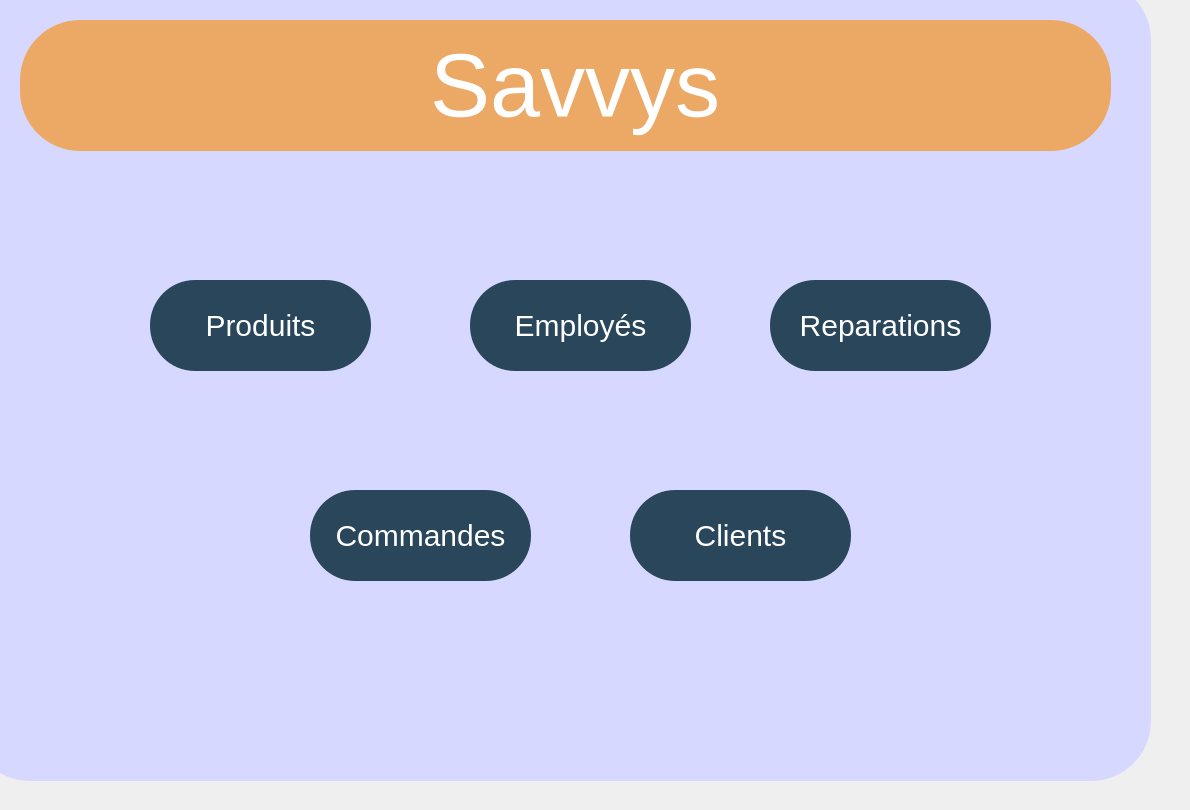
    <widget class="QWidget" name="choisir_">
     <widget class="QPushButton" name="commandes">
      <property name="geometry">
       <rect>
        <x>310</x>
        <y>490</y>
        <width>221</width>
        <height>91</height>
       </rect>
      </property>
      <property name="styleSheet">
       <string notr="true">QPushButton{
background:#29465B;
font-size:30px;
border-radius:45px;
color:white;
}

QPushButton:hover{
color:#3794AB;
border-radius:45px;
background:white;
font-size:30px;
}</string>
      </property>
      <property name="text">
       <string>Commandes</string>
      </property>
     </widget>
     <widget class="QPushButton" name="produits">
      <property name="geometry">
       <rect>
        <x>150</x>
        <y>280</y>
        <width>221</width>
        <height>91</height>
       </rect>
      </property>
      <property name="styleSheet">
       <string notr="true">QPushButton{
background:#29465B;
font-size:30px;
border-radius:45px;
color:white;
}

QPushButton:hover{
color:#3794AB;
border-radius:45px;
background:white;
font-size:30px;
}</string>
      </property>
      <property name="text">
       <string>Produits</string>
      </property>
     </widget>
     <widget class="QPushButton" name="reparations">
      <property name="geometry">
       <rect>
        <x>770</x>
        <y>280</y>
        <width>221</width>
        <height>91</height>
       </rect>
      </property>
      <property name="styleSheet">
       <string notr="true">QPushButton{
background:#29465B;
font-size:30px;
border-radius:45px;
color:white;
}

QPushButton:hover{
color:#3794AB;
border-radius:45px;
background:white;
font-size:30px;
}</string>
      </property>
      <property name="text">
       <string>Reparations</string>
      </property>
     </widget>
     <widget class="QPushButton" name="employes">
      <property name="geometry">
       <rect>
        <x>470</x>
        <y>280</y>
        <width>221</width>
        <height>91</height>
       </rect>
      </property>
      <property name="styleSheet">
       <string notr="true">QPushButton{
background:#29465B;
font-size:30px;
border-radius:45px;
color:white;
}

QPushButton:hover{
color:#3794AB;
border-radius:45px;
background:white;
font-size:30px;
}</string>
      </property>
      <property name="text">
       <string>Employés</string>
      </property>
     </widget>
     <widget class="QPushButton" name="clients">
      <property name="geometry">
       <rect>
        <x>630</x>
        <y>490</y>
        <width>221</width>
        <height>91</height>
       </rect>
      </property>
      <property name="styleSheet">
       <string notr="true">QPushButton{
background:#29465B;
font-size:30px;
border-radius:45px;
color:white;
}

QPushButton:hover{
color:#3794AB;
border-radius:45px;
background:white;
font-size:30px;
}</string>
      </property>
      <property name="text">
       <string>Clients</string>
      </property>
     </widget>
     <widget class="QPushButton" name="BackgroundSavvys">
      <property name="geometry">
       <rect>
        <x>20</x>
        <y>20</y>
        <width>1091</width>
        <height>131</height>
       </rect>
      </property>
      <property name="styleSheet">
       <string notr="true">QPushButton{
background:#ECA966;
font-size:70px;
border-radius:60px;
color:white;
}</string>
      </property>
      <property name="text">
       <string/>
      </property>
     </widget>
     <widget class="QPushButton" name="background_1">
      <property name="geometry">
       <rect>
        <x>-30</x>
        <y>-20</y>
        <width>1181</width>
        <height>801</height>
       </rect>
      </property>
      <property name="styleSheet">
       <string notr="true">QPushButton{

background:rgb(215, 216, 255);
font-size:70px;
border-radius:60px;
color:white;
}</string>
      </property>
      <property name="text">
       <string/>
      </property>
     </widget>
     <widget class="QLabel" name="Savvys">
      <property name="geometry">
       <rect>
        <x>430</x>
        <y>30</y>
        <width>301</width>
        <height>111</height>
       </rect>
      </property>
      <property name="styleSheet">
       <string notr="true">QLabel{
font-size:90px;
color:white;
}</string>
      </property>
      <property name="text">
       <string>Savvys</string>
      </property>
     </widget>
     <widget class="QPushButton" name="Retour_2">
      <property name="geometry">
       <rect>
        <x>80</x>
        <y>50</y>
        <width>81</width>
        <height>71</height>
       </rect>
      </property>
      <property name="styleSheet">
       <string notr="true">QPushButton{
background:#ECA966;
font-size:70px;
border-radius:60px;
color:white;
}</string>
      </property>
      <property name="text">
       <string/>
      </property>
      <property name="icon">
       <iconset>
        <normaloff>../../../../Downloads/Images/icons8-undo-100.png</normaloff>../../../../Downloads/Images/icons8-undo-100.png</iconset>
      </property>
      <property name="iconSize">
       <size>
        <width>70</width>
        <height>70</height>
       </size>
      </property>
     </widget>
     <zorder>background_1</zorder>
     <zorder>commandes</zorder>
     <zorder>produits</zorder>
     <zorder>reparations</zorder>
     <zorder>employes</zorder>
     <zorder>clients</zorder>
     <zorder>BackgroundSavvys</zorder>
     <zorder>Savvys</zorder>
     <zorder>Retour_2</zorder>
    </widget>
